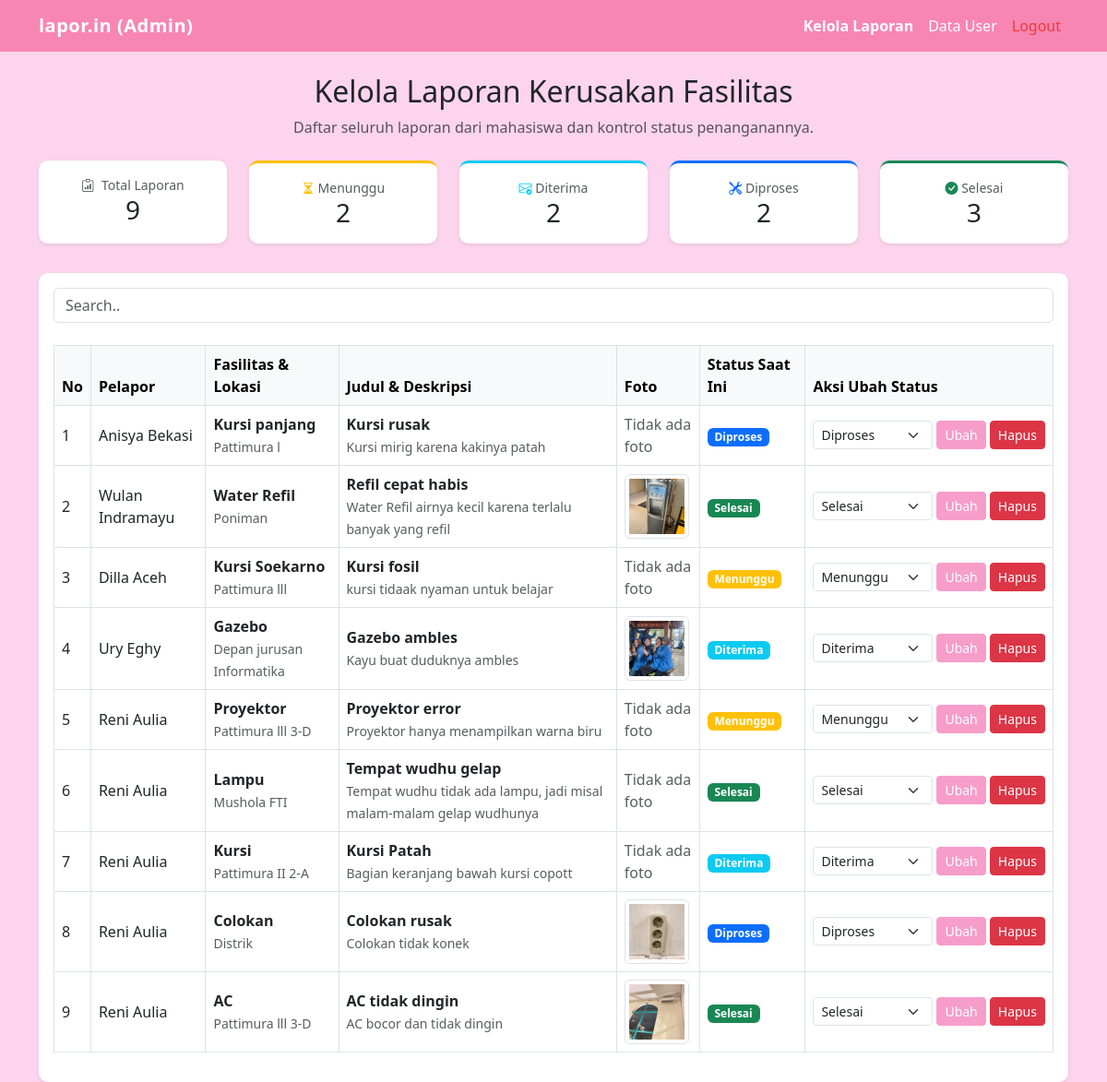
Screenshot of /admin/laporan.php (signed in) with the database file from the repository.
### tables this page shows
CREATE TABLE `laporan` (
  `id` int(11) NOT NULL,
  `user_id` int(11) NOT NULL,
  `fasilitas_id` int(11) NOT NULL,
  `judul` varchar(150) NOT NULL,
  `deskripsi` text NOT NULL,
  `foto` varchar(255) DEFAULT NULL,
  `status` enum('menunggu','diterima','diproses','selesai') NOT NULL DEFAULT 'menunggu',
  `created_at` timestamp NOT NULL DEFAULT current_timestamp()
);

CREATE TABLE `users` (
  `id` int(11) NOT NULL,
  `nama` varchar(100) NOT NULL,
  `email` varchar(100) NOT NULL,
  `password` varchar(255) NOT NULL,
  `role` enum('mahasiswa','admin') NOT NULL DEFAULT 'mahasiswa',
  `created_at` timestamp NOT NULL DEFAULT current_timestamp(),
  `foto` varchar(255) DEFAULT NULL
);

CREATE TABLE `fasilitas` (
  `id` int(11) NOT NULL,
  `nama_fasilitas` varchar(100) NOT NULL,
  `lokasi` varchar(100) NOT NULL
);

### admin/laporan.php (the view, shortened to what this page needs)
<?php
include '../koneksi.php';
$statistik = ['menunggu' => 0, 'diterima' => 0, 'diproses' => 0, 'selesai' => 0];
$result_statistik = $connect->query("SELECT status, COUNT(*) AS total FROM laporan GROUP BY status");
while ($row_statistik = $result_statistik->fetch_assoc()) {
    $statistik[$row_statistik['status']] = $row_statistik['total'];
}
$total_laporan = array_sum($statistik);
$query = "SELECT laporan.*, users.nama AS nama_mahasiswa, fasilitas.nama_fasilitas, fasilitas.lokasi
          FROM laporan
          JOIN users ON laporan.user_id = users.id
          JOIN fasilitas ON laporan.fasilitas_id = fasilitas.id
          ORDER BY laporan.id DESC";
$result = $connect->query($query);
?>
<!DOCTYPE html>
<html lang="id">
<head>
    <link href="https://cdn.jsdelivr.net/npm/bootstrap@5.3.0/dist/css/bootstrap.min.css" rel="stylesheet">
    <link rel="stylesheet" href="../style.css">
    <link rel="stylesheet" href="https://cdn.jsdelivr.net/npm/bootstrap-icons@1.11.3/font/bootstrap-icons.min.css">
</head>
<body>
    <nav class="navbar navbar-expand-lg navbar-dark bg-dark mb-4">
        <div class="container">
            <a class="navbar-brand fw-bold" href="laporan.php">lapor.in (Admin)</a>
            <div class="navbar-nav ms-auto">
                <a class="nav-link active fw-bold" href="laporan.php">Kelola Laporan</a>
                <a class="nav-link" href="users.php">Data User</a>
                <a class="nav-link text-danger" href="../logout.php">Logout</a>
            </div>
        </div>
    </nav>
    <div class="container mt-4">
        <h2 class="mb-2 text-center">Kelola Laporan Kerusakan Fasilitas</h2>
        <p class="text-muted text-center mb-4">Daftar seluruh laporan dari mahasiswa dan kontrol status penanganannya.</p>
        <div class="row mb-4 text-center">
            <div class="col-6 col-md mb-2">
                <div class="card shadow-sm p-3 h-100">
                    <small class="text-muted"><i class="bi bi-clipboard-data me-1"></i> Total Laporan</small>
                    <h3 class="mb-0"><?= $total_laporan; ?></h3>
                </div>
            </div>
            <div class="col-6 col-md mb-2">
                <div class="card shadow-sm p-3 h-100 border-warning border-top border-3">
                    <small class="text-muted"><i class="bi bi-hourglass-split text-warning"></i> Menunggu</small>
                    <h3 class="mb-0"><?= $statistik['menunggu']; ?></h3>
                </div>
            </div>
            <div class="col-6 col-md mb-2">
                <div class="card shadow-sm p-3 h-100 border-info border-top border-3">
                    <small class="text-muted"><i class="bi bi-envelope-check text-info"></i> Diterima</small>
                    <h3 class="mb-0"><?= $statistik['diterima']; ?></h3>
                </div>
            </div>
            <div class="col-6 col-md mb-2">
                <div class="card shadow-sm p-3 h-100 border-primary border-top border-3">
                    <small class="text-muted"><i class="bi bi-tools text-primary"></i> Diproses</small>
                    <h3 class="mb-0"><?= $statistik['diproses']; ?></h3>
                </div>
            </div>
            <div class="col-6 col-md mb-2">
                <div class="card shadow-sm p-3 h-100 border-success border-top border-3">
                    <small class="text-muted"><i class="bi bi-check-circle-fill text-success"></i> Selesai</small>
                    <h3 class="mb-0"><?= $statistik['selesai']; ?></h3>
                </div>
            </div>
        </div>
        <div class="card shadow-sm p-3">
        <input class="form-control" id="myInput" type="text" placeholder="Search.."><br>
            <div class="table-responsive" id="myTable">
                <table class="table table-bordered align-middle">
                    <thead class="table-light">
                        <tr>
                            <th>No</th>
                            <th>Pelapor</th>
                            <th>Fasilitas & Lokasi</th>
                            <th>Judul & Deskripsi</th>
                            <th>Foto</th>
                            <th>Status Saat Ini</th>
                            <th>Aksi Ubah Status</th>
                        </tr>
                    </thead>
                    <tbody>
                        <?php if ($result->num_rows > 0): ?>
                            <?php $no = 1; while ($row = $result->fetch_assoc()): ?>
                                <tr>
                                    <td><?= $no++; ?></td>
                                    <td><?= htmlspecialchars($row['nama_mahasiswa']); ?></td>
                                    <td>
                                        <strong><?= htmlspecialchars($row['nama_fasilitas']); ?></strong><br>
                                        <small class="text-muted"><?= htmlspecialchars($row['lokasi']); ?></small>
                                    </td>
                                    <td>
                                        <strong><?= htmlspecialchars($row['judul']); ?></strong><br>
                                        <small class="text-muted"><?= htmlspecialchars($row['deskripsi']); ?></small>
                                    </td>
                                    <td>
                                        <?php if (!empty($row['foto'])): ?>
                                            <a href="../uploads/<?= htmlspecialchars($row['foto']); ?>" target="_blank">
                                                <img src="../uploads/<?= htmlspecialchars($row['foto']); ?>" alt="Foto Laporan" class="img-thumbnail" style="width: 70px; height: 70px; object-fit: cover;">
                                            </a>
                                        <?php else: ?>
                                            <span class="text-muted">Tidak ada foto</span>
                                        <?php endif; ?>
                                    </td>
                                    <td>
                                        <?php
                                            $badge = 'secondary';
                                            if ($row['status'] == 'menunggu') $badge = 'warning';
                                            elseif ($row['status'] == 'diterima') $badge = 'info';
                                            elseif ($row['status'] == 'diproses') $badge = 'primary';
                                            elseif ($row['status'] == 'selesai') $badge = 'success';
                                        ?>
                                        <span class="badge bg-<?= $badge; ?>"><?= ucfirst($row['status']); ?></span>
                                    </td>
                                    <td>
                                        <div class="d-flex gap-1 flex-nowrap align-items-center">
                                        <form method="POST" class="d-flex gap-1">
                                            <select name="status_baru" class="form-select form-select-sm" style="width: 130px;">
                                                <option value="menunggu" <?= $row['status'] == 'menunggu' ? 'selected' : ''; ?>>Menunggu</option>
                                                <option value="diterima" <?= $row['status'] == 'diterima' ? 'selected' : ''; ?>>Diterima</option>
                                                <option value="diproses" <?= $row['status'] == 'diproses' ? 'selected' : ''; ?>>Diproses</option>
                                                <option value="selesai" <?= $row['status'] == 'selesai' ? 'selected' : ''; ?>>Selesai</option>
                                            </select>
                                            <button type="submit" name="ubah_status" class="btn btn-sm btn-primary">Ubah</button>
                                        </form>
                                        <form method="POST" onsubmit="return confirm('Apakah Anda yakin ingin menghapus laporan ini?');">
                                            <button type="submit" name="hapus_laporan" class="btn btn-sm btn-danger">Hapus</button>
                                        </form>
                                        </div>
                                    </td>
                                </tr>
                            <?php endwhile; ?>
                        <?php else: ?>
                            <tr>
                                <td colspan="7" class="text-center text-muted py-4">Belum ada laporan masuk.</td>
                            </tr>
                        <?php endif; ?>
                    </tbody>
                </table>
            </div>
        </div>
    </div>
</body>
</html>

### style.css (style rules this page uses)
body { background-color: #fcd4ed; }
.card { border: none; border-radius: 10px; }
.navbar-brand { letter-spacing: 0.5px; }
:root { --warna-background: #f9cde8; --warna-header: #f786b3; --warna-teks-header:#ffffff; --warna-tombol: #f79dca; --warna-tombol-hover:#cf3384; }
.navbar.bg-dark { background-color: var(--warna-header) !important; }
.navbar .navbar-brand, .navbar .nav-link { color: var(--warna-teks-header); }
.navbar .nav-link.text-danger { color: #f03939 !important; }
.btn-primary { --bs-btn-bg: var(--warna-tombol); --bs-btn-border-color: var(--warna-tombol); --bs-btn-hover-bg: var(--warna-tombol-hover); --bs-btn-hover-border-color: var(--warna-tombol-hover); --bs-btn-active-bg: var(--warna-tombol-hover); --bs-btn-active-border-color: var(--warna-tombol-hover); --bs-btn-disabled-bg: var(--warna-tombol); --bs-btn-disabled-border-color: var(--warna-tombol); }

### rows the page displays
laporan: user.nama "Anisya Bekasi", fasilitas.nama_fasilitas "Kursi panjang", fasilitas.lokasi "Pattimura l", judul "Kursi rusak", deskripsi "Kursi mirig karena kakinya patah", shows "Tidak ada foto", status "Diproses", status_baru "Diproses"
laporan: user.nama "Wulan Indramayu", fasilitas.nama_fasilitas "Water Refil", fasilitas.lokasi "Poniman", judul "Refil cepat habis", deskripsi "Water Refil airnya kecil karena terlalu banyak yang refil", foto (picture), status "Selesai", status_baru "Selesai"
laporan: user.nama "Dilla Aceh", fasilitas.nama_fasilitas "Kursi Soekarno", fasilitas.lokasi "Pattimura lll", judul "Kursi fosil", deskripsi "kursi tidaak nyaman untuk belajar", shows "Tidak ada foto", status "Menunggu", status_baru "Menunggu"
laporan: user.nama "Ury Eghy", fasilitas.nama_fasilitas "Gazebo", fasilitas.lokasi "Depan jurusan Informatika", judul "Gazebo ambles", deskripsi "Kayu buat duduknya ambles", foto (picture), status "Diterima", status_baru "Diterima"
laporan: user.nama "Reni Aulia", fasilitas.nama_fasilitas "Proyektor", fasilitas.lokasi "Pattimura lll 3-D", judul "Proyektor error", deskripsi "Proyektor hanya menampilkan warna biru", shows "Tidak ada foto", status "Menunggu", status_baru "Menunggu"
laporan: user.nama "Reni Aulia", fasilitas.nama_fasilitas "Lampu", fasilitas.lokasi "Mushola FTI", judul "Tempat wudhu gelap", deskripsi "Tempat wudhu tidak ada lampu, jadi misal malam-malam gelap wudhunya", shows "Tidak ada foto", status "Selesai", status_baru "Selesai"
laporan: user.nama "Reni Aulia", fasilitas.nama_fasilitas "Kursi", fasilitas.lokasi "Pattimura II 2-A", judul "Kursi Patah", deskripsi "Bagian keranjang bawah kursi copott", shows "Tidak ada foto", status "Diterima", status_baru "Diterima"
laporan: user.nama "Reni Aulia", fasilitas.nama_fasilitas "Colokan", fasilitas.lokasi "Distrik", judul "Colokan rusak", deskripsi "Colokan tidak konek", foto (picture), status "Diproses", status_baru "Diproses"
laporan: user.nama "Reni Aulia", fasilitas.nama_fasilitas "AC", fasilitas.lokasi "Pattimura lll 3-D", judul "AC tidak dingin", deskripsi "AC bocor dan tidak dingin", foto (picture), status "Selesai", status_baru "Selesai"

### other values shown
$total_laporan "9"
$statistik['menunggu'] "2"
$statistik['diterima'] "2"
$statistik['diproses'] "2"
$statistik['selesai'] "3"
